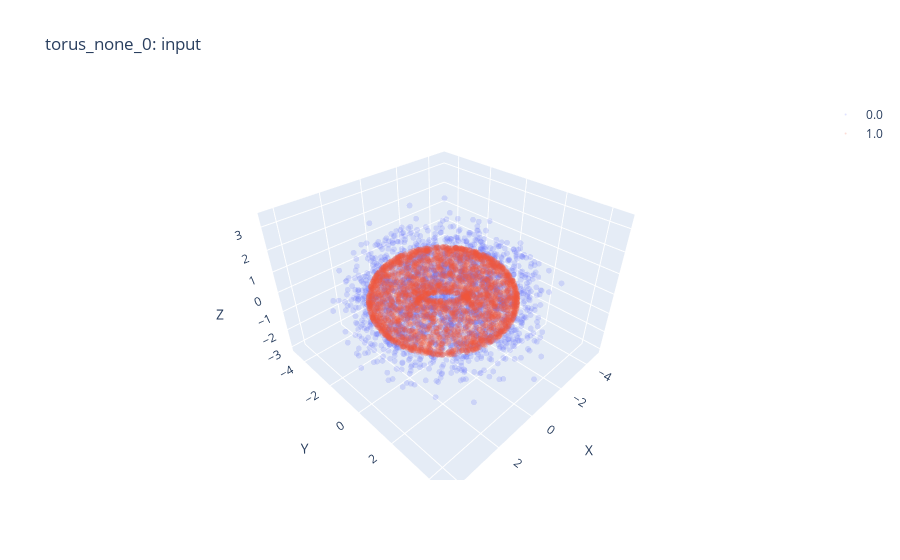
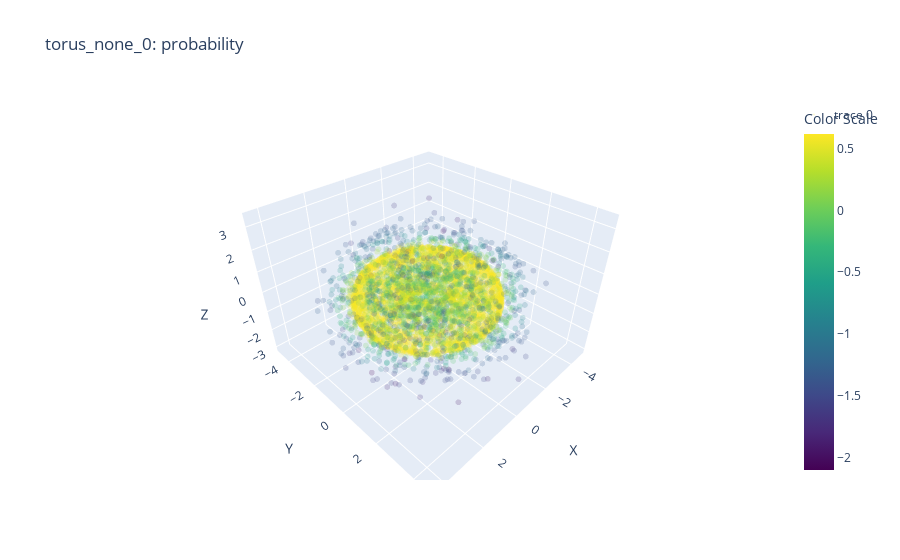
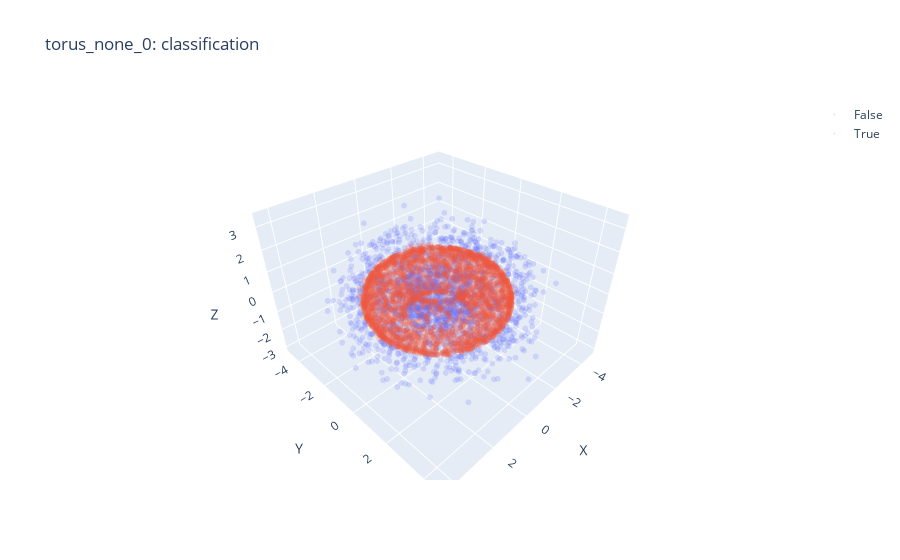

Notebook code cell kept with these figures, in order:
### Code cell
# main_sweep_id = '59muwbsf'
main_sweep_id = 'jtpxi61p'
main_disc_sweep_id = '5nidtly5'
main_data_name = 'torus_none_0'
main_weights_cycle = 1.
main_dimensions_latent = 3

wandb.login()
api = wandb.Api()

entity = "xingzhis"
project = "dmae"
sweep_id = main_sweep_id
sweep = api.sweep(f"{entity}/{project}/{sweep_id}")
# Initialize an empty list to store run data
runs_data = []

# Iterate through each run in the sweep
for run in sweep.runs:
    # Extract metrics and configs
    metrics = run.summary._json_dict
    configs = run.config
    
    # Combine metrics and configs, and add run ID
    combined_data = {**metrics, **configs, "run_id": run.id}
    
    # Append the combined data to the list
    runs_data.append(combined_data)

# Create a DataFrame from the runs data
df = pd.DataFrame(runs_data)

data_name = main_data_name
# run_ids = df[(df['data.name'] == data_name) & (df['cfg/loss/weights/cycle'] == 1.) & (df['cfg/dimensions/latent'] == 3)]['run_id']
run_ids = df[(df['data.name'] == data_name) & (df['loss.weights.cycle'] == main_weights_cycle) & (df['dimensions.latent'] == main_dimensions_latent)]['run_id']
assert len(run_ids) == 1
run_id = run_ids.iloc[0]
run = api.run(f"{entity}/{project}/{run_id}")
# run = api.run(f"{entity}/{project}/{run_id}")
# folder_path = '../../src/wandb/'
folder_path = '../src/wandb/'
cfg = OmegaConf.create(run.config)
folder_list = glob.glob(f"{folder_path}*{run.id}*")
ckpt_files = glob.glob(f"{folder_list[0]}/files/*.ckpt")
ckpt_path = ckpt_files[0]
# cfg.data.root = '../' + cfg.data.root
model = Autoencoder.load_from_checkpoint(ckpt_path)
data = np.load(f"{cfg.data.root}/{cfg.data.name}{cfg.data.filetype}", allow_pickle=True)
with torch.no_grad():
    model.eval()
    x = torch.tensor(data['X'], dtype=torch.float32, device=model.device)
    z = model.encoder(x)
    xh = model.decoder(z)
    zhh = model.encoder(xh)
zc = z.cpu().numpy()
# fig = scatter(zc, s=2, alpha=0.2, title='latent', filename=f'{results_path}/latent.html')
# wandb.log({"latent": wandb.Plotly(fig)})
# fig = scatter(zhh, s=2, alpha=0.2, title='latent_reembedd', filename=f'{results_path}/latent_reembedded.html')
# wandb.log({"latent_reembedded": wandb.Plotly(fig)})
# fig = scatter(x, s=2, alpha=0.2, title='data', filename=f'{results_path}/data.html')
# wandb.log({"data": wandb.Plotly(fig)})
# fig = scatter(xh, s=2, alpha=0.2, title='reconstruction', filename=f'{results_path}/reconstruction.html')
# wandb.log({"reconstruction": wandb.Plotly(fig)})

sweep_id = main_disc_sweep_id
sweep = api.sweep(f"{entity}/{project}/{sweep_id}")
# Initialize an empty list to store run data
runs_data = []

# Iterate through each run in the sweep
for run in sweep.runs:
    # Extract metrics and configs
    metrics = run.summary._json_dict
    configs = run.config
    
    # Combine metrics and configs, and add run ID
    combined_data = {**metrics, **configs, "run_id": run.id}
    
    # Append the combined data to the list
    runs_data.append(combined_data)

# Create a DataFrame from the runs data
df = pd.DataFrame(runs_data)
run_ids = df[(df['data.name'] == data_name) & (df['cfg/training/clamp'] == 0.1)][['run_id']]
assert len(run_ids) == 1
run_id = run_ids.iloc[0]
run = api.run(f"{entity}/{project}/{run_ids.iloc[0].values[0]}")
# folder_path = '../../src/wandb/'
folder_path = '../src/wandb/'
cfg = OmegaConf.create(run.config)
folder_list = glob.glob(f"{folder_path}*{run.id}*")
ckpt_files = glob.glob(f"{folder_list[0]}/files/*.ckpt")
ckpt_path = ckpt_files[0]
# cfg.data.root = '../' + cfg.data.root
wd = WDiscriminator.load_from_checkpoint(ckpt_path)
data = np.load(f"{cfg.data.root}/{cfg.data.name}{cfg.data.filetype}", allow_pickle=True)
with torch.no_grad():
    wd.eval()
    x_disc = torch.tensor(data['data'], dtype=torch.float32, device=wd.device)
    probab = wd(x_disc).flatten()
    z = model.encoder(x_disc)

# title = f'{data_name} {noise_type} {noise_level} {dist_mask}'
# scatter(zc, data['mask_x'], s=2, alpha=0.2, title=title, filename=filename).show()
# scatter(zhh, data['mask_x'], s=2, alpha=0.2, title=title, filename=filename).show()
scatter(x_disc, data['mask_x'], s=2, alpha=0.2, title=f'{data_name}: input').show()
scatter(x_disc, probab, s=2, alpha=0.2, title=f'{data_name}: probability').show()#, filename='hsphere_disc_prob.html').show()
scatter(x_disc, probab > 0.5, s=2, alpha=0.2, title=f'{data_name}: classification').show()

# if plot_recon:
#     title = f'[RECON] {title}'
#     if savefolder is not None:
#         filename = f"{savefolder}/{title1}.html"
#     # scatter(xh, data['mask_x'], s=2, alpha=0.2, title=title1, filename=filename).show()
max_prob = probab.max()

### Figure 1 — Plotly figure (JSON) as saved in the notebook; plotly's stock layout.template omitted (floating-point values rounded to 4 significant figures; data arrays with more than 128 entries replaced by an {"elided": "..."} marker saying what was removed)
{"data": [{"marker": {"color": 0, "colorscale": [[0, "#440154"], [0.1111, "#482878"], [0.2222, "#3e4989"], [0.3333, "#31688e"], [0.4444, "#26828e"], [0.5556, "#1f9e89"], [0.6667, "#35b779"], [0.7778, "#6ece58"], [0.8889, "#b5de2b"], [1, "#fde725"]], "opacity": 0.2, "size": 2}, "mode": "markers", "name": "0.0", "type": "scatter3d", "x": {"elided": "2400 float values"}, "y": {"elided": "2400 float values"}, "z": {"elided": "2400 float values"}}, {"marker": {"color": 1, "opacity": 0.2, "size": 2}, "mode": "markers", "name": "1.0", "type": "scatter3d", "x": {"elided": "3000 float values"}, "y": {"elided": "3000 float values"}, "z": {"elided": "3000 float values"}}], "layout": {"scene": {"xaxis": {"title": {"text": "X"}}, "yaxis": {"title": {"text": "Y"}}, "zaxis": {"title": {"text": "Z"}}}, "showlegend": true, "title": {"text": "torus_none_0: input"}}}

### Figure 2 — Plotly figure (JSON) as saved in the notebook; plotly's stock layout.template omitted (floating-point values rounded to 4 significant figures; data arrays with more than 128 entries replaced by an {"elided": "..."} marker saying what was removed)
{"data": [{"marker": {"color": {"elided": "5400 float values"}, "colorbar": {"title": {"text": "Color Scale"}}, "colorscale": [[0, "#440154"], [0.1111, "#482878"], [0.2222, "#3e4989"], [0.3333, "#31688e"], [0.4444, "#26828e"], [0.5556, "#1f9e89"], [0.6667, "#35b779"], [0.7778, "#6ece58"], [0.8889, "#b5de2b"], [1, "#fde725"]], "opacity": 0.2, "size": 2}, "mode": "markers", "type": "scatter3d", "x": {"elided": "5400 float values"}, "y": {"elided": "5400 float values"}, "z": {"elided": "5400 float values"}}], "layout": {"scene": {"xaxis": {"title": {"text": "X"}}, "yaxis": {"title": {"text": "Y"}}, "zaxis": {"title": {"text": "Z"}}}, "showlegend": true, "title": {"text": "torus_none_0: probability"}}}

### Figure 3 — Plotly figure (JSON) as saved in the notebook; plotly's stock layout.template omitted (floating-point values rounded to 4 significant figures; data arrays with more than 128 entries replaced by an {"elided": "..."} marker saying what was removed)
{"data": [{"marker": {"color": 0, "colorscale": [[0, "#440154"], [0.1111, "#482878"], [0.2222, "#3e4989"], [0.3333, "#31688e"], [0.4444, "#26828e"], [0.5556, "#1f9e89"], [0.6667, "#35b779"], [0.7778, "#6ece58"], [0.8889, "#b5de2b"], [1, "#fde725"]], "opacity": 0.2, "size": 2}, "mode": "markers", "name": "False", "type": "scatter3d", "x": {"elided": "2264 float values"}, "y": {"elided": "2264 float values"}, "z": {"elided": "2264 float values"}}, {"marker": {"color": 1, "opacity": 0.2, "size": 2}, "mode": "markers", "name": "True", "type": "scatter3d", "x": {"elided": "3136 float values"}, "y": {"elided": "3136 float values"}, "z": {"elided": "3136 float values"}}], "layout": {"scene": {"xaxis": {"title": {"text": "X"}}, "yaxis": {"title": {"text": "Y"}}, "zaxis": {"title": {"text": "Z"}}}, "showlegend": true, "title": {"text": "torus_none_0: classification"}}}
